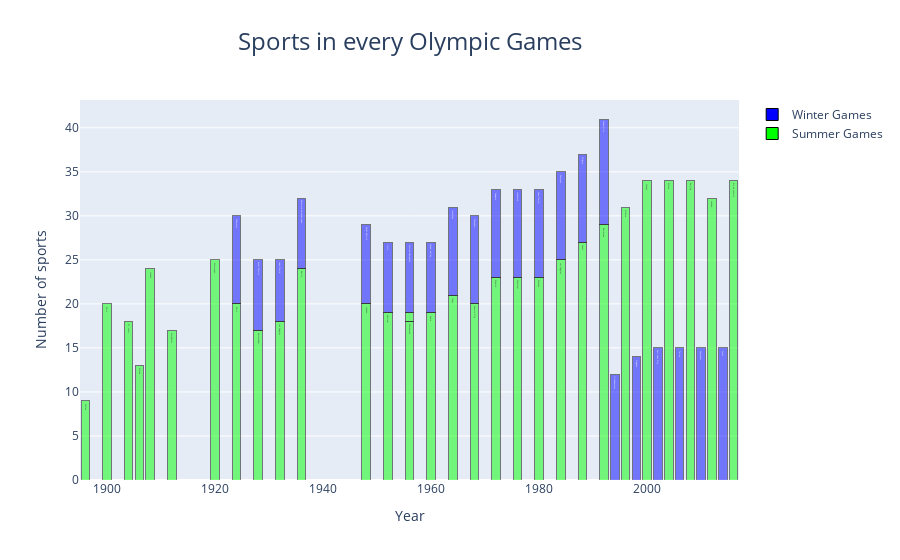

Notebook code cell kept with this figure:
### Markdown cell above
##### Number of Sports in every Olympic Games

### Code cell
import plotly.graph_objs as go
import pandas as pd

# Group the dataframe by year, city, and season
tmp = athlete_events_df.groupby(['Year', 'City','Season'])['Sport'].nunique()
df = pd.DataFrame(data={'Sports': tmp.values}, index=tmp.index).reset_index()

# Split the dataframe into summer and winter events
summer_events_df = df[df['Season']=='Summer']
winter_events_df = df[df['Season']=='Winter']

# Create an empty list to store the traces
data = []

# Loop through the summer and winter events
for season, season_df in [("Summer", summer_events_df), ("Winter", winter_events_df)]:
    if season == 'Summer':
        color = 'rgb(0, 255, 0)' # Green color
    else:
        color = 'rgb(0, 0, 255)' # Blue color
    trace = go.Bar(
        x=season_df['Year'],
        y=season_df['Sports'],
        name=f"{season} Games",
        text=season_df['City'],
        marker=dict(
            color=color,
            line=dict(
                color='black',
                width=1
            ),
            opacity=0.5
        )
    )
    data.append(trace)

# Create the layout for the plot
layout = dict(
    title=dict(text='Sports in every Olympic Games', x=0.5, xref='paper', font=dict(size=28)),
    xaxis=dict(title='Year', showticklabels=True),
    yaxis=dict(title='Number of sports'),
    hovermode='closest',
    barmode='stack',
    titlefont=dict(size=24),

)

# Create the figure
fig = dict(data=data, layout=layout)

# Plot the figure
iplot(fig, filename="JJOO")

### Figure 1 — Plotly figure (JSON) as saved in the notebook; plotly's stock layout.template omitted (floating-point values rounded to 4 significant figures)
{"data": [{"marker": {"color": "rgb(0, 255, 0)", "line": {"color": "black", "width": 1}, "opacity": 0.5}, "name": "Summer Games", "text": ["Athina", "Paris", "St. Louis", "Athina", "London", "Stockholm", "Antwerpen", "Paris", "Amsterdam", "Los Angeles", "Berlin", "London", "Helsinki", "Melbourne", "Stockholm", "Roma", "Tokyo", "Mexico City", "Munich", "Montreal", "Moskva", "Los Angeles", "Seoul", "Barcelona", "Atlanta", "Sydney", "Athina", "Beijing", "London", "Rio de Janeiro"], "type": "bar", "x": [1896, 1900, 1904, 1906, 1908, 1912, 1920, 1924, 1928, 1932, 1936, 1948, 1952, 1956, 1956, 1960, 1964, 1968, 1972, 1976, 1980, 1984, 1988, 1992, 1996, 2000, 2004, 2008, 2012, 2016], "y": [9, 20, 18, 13, 24, 17, 25, 20, 17, 18, 24, 20, 19, 18, 1, 19, 21, 20, 23, 23, 23, 25, 27, 29, 31, 34, 34, 34, 32, 34]}, {"marker": {"color": "rgb(0, 0, 255)", "line": {"color": "black", "width": 1}, "opacity": 0.5}, "name": "Winter Games", "text": ["Chamonix", "Sankt Moritz", "Lake Placid", "Garmisch-Partenkirchen", "Sankt Moritz", "Oslo", "Cortina d'Ampezzo", "Squaw Valley", "Innsbruck", "Grenoble", "Sapporo", "Innsbruck", "Lake Placid", "Sarajevo", "Calgary", "Albertville", "Lillehammer", "Nagano", "Salt Lake City", "Torino", "Vancouver", "Sochi"], "type": "bar", "x": [1924, 1928, 1932, 1936, 1948, 1952, 1956, 1960, 1964, 1968, 1972, 1976, 1980, 1984, 1988, 1992, 1994, 1998, 2002, 2006, 2010, 2014], "y": [10, 8, 7, 8, 9, 8, 8, 8, 10, 10, 10, 10, 10, 10, 10, 12, 12, 14, 15, 15, 15, 15]}], "layout": {"barmode": "stack", "hovermode": "closest", "title": {"font": {"size": 24}, "text": "Sports in every Olympic Games", "x": 0.5, "xref": "paper"}, "xaxis": {"showticklabels": true, "title": {"text": "Year"}}, "yaxis": {"title": {"text": "Number of sports"}}}}
